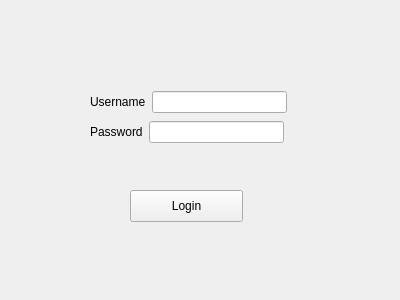
<?xml version="1.0" encoding="UTF-8"?>
<ui version="4.0">
 <class>LoginForm</class>
 <widget class="QWidget" name="LoginForm">
  <property name="geometry">
   <rect>
    <x>0</x>
    <y>0</y>
    <width>400</width>
    <height>300</height>
   </rect>
  </property>
  <property name="windowTitle">
   <string>Form</string>
  </property>
  <widget class="QPushButton" name="loginButton">
   <property name="geometry">
    <rect>
     <x>130</x>
     <y>190</y>
     <width>113</width>
     <height>32</height>
    </rect>
   </property>
   <property name="text">
    <string>Login</string>
   </property>
  </widget>
  <widget class="QLabel" name="infoLabe">
   <property name="geometry">
    <rect>
     <x>90</x>
     <y>240</y>
     <width>201</width>
     <height>16</height>
    </rect>
   </property>
   <property name="text">
    <string/>
   </property>
  </widget>
  <widget class="QWidget" name="layoutWidget">
   <property name="geometry">
    <rect>
     <x>90</x>
     <y>90</y>
     <width>197</width>
     <height>24</height>
    </rect>
   </property>
   <layout class="QHBoxLayout" name="horizontalLayout">
    <item>
     <widget class="QLabel" name="usernameLabel">
      <property name="text">
       <string>Username</string>
      </property>
     </widget>
    </item>
    <item>
     <widget class="QLineEdit" name="usernameLineEdit"/>
    </item>
   </layout>
  </widget>
  <widget class="QWidget" name="layoutWidget">
   <property name="geometry">
    <rect>
     <x>90</x>
     <y>120</y>
     <width>194</width>
     <height>24</height>
    </rect>
   </property>
   <layout class="QHBoxLayout" name="horizontalLayout_2">
    <item>
     <widget class="QLabel" name="passwordLabel">
      <property name="text">
       <string>Password</string>
      </property>
     </widget>
    </item>
    <item>
     <widget class="QLineEdit" name="passwordLineEdit"/>
    </item>
   </layout>
  </widget>
 </widget>
 <resources/>
 <connections/>
</ui>
